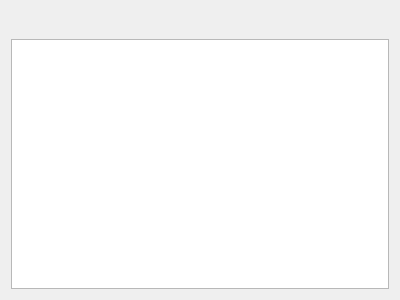
<?xml version="1.0" encoding="UTF-8"?>
<ui version="4.0">
 <class>CanSignalViewerPrivate</class>
 <widget class="QWidget" name="CanSignalViewerPrivate">
  <property name="geometry">
   <rect>
    <x>0</x>
    <y>0</y>
    <width>400</width>
    <height>300</height>
   </rect>
  </property>
  <property name="windowTitle">
   <string>CanSignalViewer</string>
  </property>
  <layout class="QVBoxLayout" name="verticalLayout">
   <item>
    <layout class="QHBoxLayout" name="horizontalLayout">
     <item>
      <widget class="QPushButton" name="pbClean">
       <property name="text">
        <string/>
       </property>
       <property name="icon">
        <iconset resource="../../../../CANdevResources.qrc">
         <normaloff>:/images/files/images/light/CANbus_icon_Clear.svg</normaloff>:/images/files/images/light/CANbus_icon_Clear.svg</iconset>
       </property>
       <property name="iconSize">
        <size>
         <width>32</width>
         <height>32</height>
        </size>
       </property>
       <property name="flat">
        <bool>true</bool>
       </property>
      </widget>
     </item>
     <item>
      <widget class="QPushButton" name="pbLock">
       <property name="text">
        <string/>
       </property>
       <property name="icon">
        <iconset resource="../../../../CANdevResources.qrc">
         <normaloff>:/images/files/images/light/CANbus_icon_Lock.svg</normaloff>:/images/files/images/light/CANbus_icon_Lock.svg</iconset>
       </property>
       <property name="iconSize">
        <size>
         <width>32</width>
         <height>32</height>
        </size>
       </property>
       <property name="checkable">
        <bool>true</bool>
       </property>
       <property name="flat">
        <bool>true</bool>
       </property>
      </widget>
     </item>
     <item>
      <spacer name="horizontalSpacer">
       <property name="orientation">
        <enum>Qt::Horizontal</enum>
       </property>
       <property name="sizeHint" stdset="0">
        <size>
         <width>40</width>
         <height>20</height>
        </size>
       </property>
      </spacer>
     </item>
     <item>
      <widget class="QPushButton" name="pbFilter">
       <property name="text">
        <string/>
       </property>
       <property name="icon">
        <iconset resource="../../../../CANdevResources.qrc">
         <normaloff>:/images/files/images/light/CANbus_icon_Combine.svg</normaloff>:/images/files/images/light/CANbus_icon_Combine.svg</iconset>
       </property>
       <property name="iconSize">
        <size>
         <width>32</width>
         <height>32</height>
        </size>
       </property>
       <property name="checkable">
        <bool>true</bool>
       </property>
       <property name="flat">
        <bool>true</bool>
       </property>
      </widget>
     </item>
     <item>
      <widget class="QPushButton" name="pbDockUndock">
       <property name="text">
        <string/>
       </property>
       <property name="icon">
        <iconset resource="../../../../CANdevResources.qrc">
         <normaloff>:/images/files/images/light/CANbus_icon_Undock.svg</normaloff>:/images/files/images/light/CANbus_icon_Undock.svg</iconset>
       </property>
       <property name="iconSize">
        <size>
         <width>32</width>
         <height>32</height>
        </size>
       </property>
       <property name="checkable">
        <bool>true</bool>
       </property>
       <property name="flat">
        <bool>true</bool>
       </property>
      </widget>
     </item>
    </layout>
   </item>
   <item>
    <widget class="QTableView" name="tv">
     <attribute name="verticalHeaderVisible">
      <bool>false</bool>
     </attribute>
    </widget>
   </item>
  </layout>
 </widget>
 <resources>
  <include location="../../../../CANdevResources.qrc"/>
 </resources>
 <connections/>
</ui>
